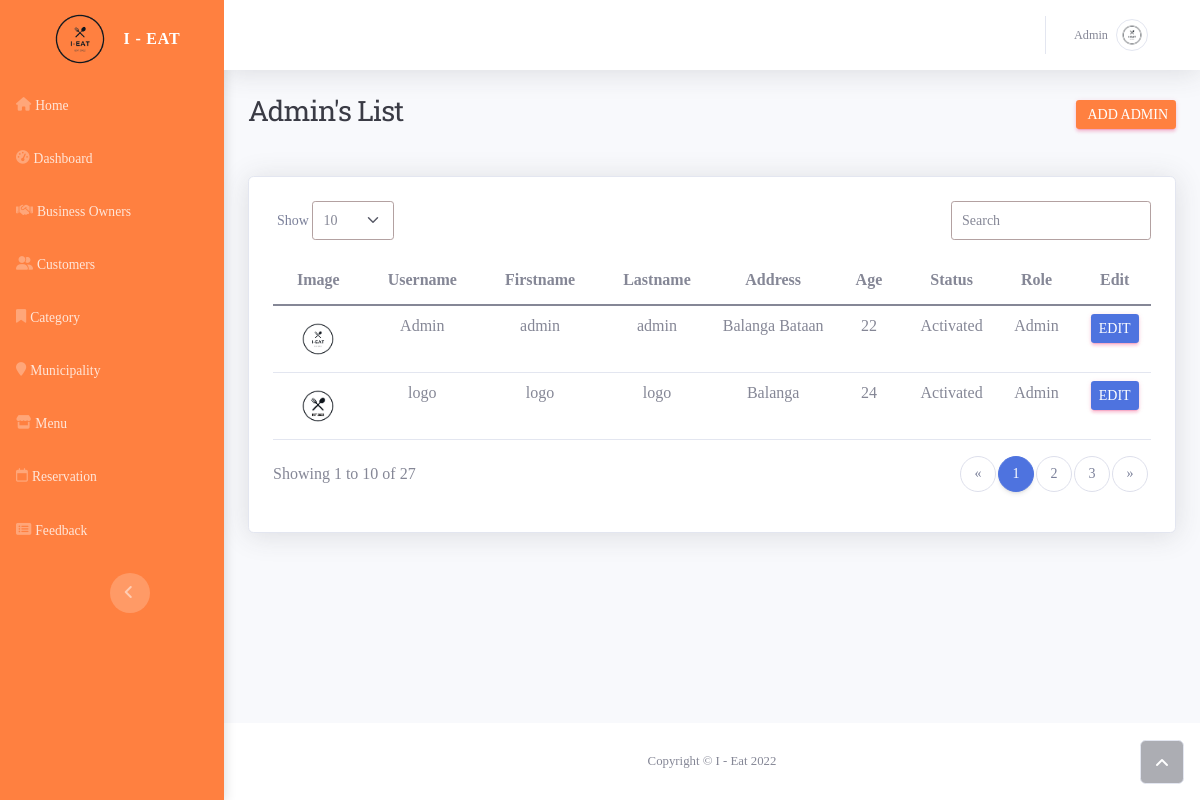
Screenshot of /admin/admin.php (signed in) with the database file from the repository.
### tables this page shows
CREATE TABLE `users` (
  `userid` int(11) NOT NULL,
  `name` varchar(255) NOT NULL,
  `email` varchar(255) NOT NULL,
  `firstname` varchar(255) NOT NULL,
  `lastname` varchar(255) NOT NULL,
  `age` tinyint(255) NOT NULL,
  `phonenumber` varchar(255) NOT NULL,
  `address` varchar(255) NOT NULL,
  `password` varchar(255) NOT NULL,
  `image` varchar(255) NOT NULL,
  `role_as` tinyint(4) NOT NULL DEFAULT 0,
  `status` tinyint(4) NOT NULL DEFAULT 0,
  `created_at` timestamp NOT NULL DEFAULT current_timestamp()
);

### functions/myfunctions.php (called while the page is built, shortened)
<?php
include('../config/dbcon.php');
function getAll($table)
{
    global $con;
    $query = "SELECT * FROM $table";
    return $query_run = mysqli_query($con, $query);
}
?>

### admin/admin.php (the view, shortened to what this page needs)
<?php
include('includes/header.php');
?>
    <div class="container-fluid">
        <div class="d-sm-flex justify-content-between align-items-center mb-4">
            <h3 class="text-dark mb-4">Admin's List</h3>
            <a class="btn btn-primary btn-sm d-none d-sm-inline-block" role="button" href="add-customer.php" style="background: rgb(255,128,64);border-style: none;"  id="addbtn">&nbsp;Add Admin</a>
        </div>
        <div class="card shadow" >
            <div class="card-body" id="customer_table" >
                <div class="row">
                    <div class="col-md-6 text-nowrap">
                        <div id="dataTable_length" class="dataTables_length" aria-controls="dataTable"><label class="form-label">Show&nbsp;<select class="d-inline-block form-select form-select-sm">
                                <option value="10" selected="">10</option>
                                </select>&nbsp;</label>
                        </div>
                    </div>
                    <div class="col-md-6">
                        <div class="text-md-end dataTables_filter" id="dataTable_filter"><label class="form-label"><input type="search" class="form-control form-control-sm" aria-controls="dataTable" placeholder="Search"></label></div>
                        </div>
                    </div>
                    <div class="table-responsive table mt-2" id="dataTable" role="grid" aria-describedby="dataTable_info">
                        <table class="table my-0" id="dataTable">
                            <thead style="text-align:center">
                                <tr>
                                    <th>Image</th>
                                    <th>Username</th>
                                    <th>Firstname</th>
                                    <th>Lastname</th>
                                    <th>Address</th>
                                    <th>Age</th>
                                    <th>Status</th>
                                    <th>Role</th>
                                    <th>Edit</th>
                                    </tr>
                                </thead>
                                <tbody style="text-align:center">
                                    <?php
                                        $users = getAll("users");
                                        if(mysqli_num_rows($users ) > 0)
                                        {
                                            foreach($users  as $item)
                                            {
                                            if($item['role_as'] == 1)
                                            {
                                                ?>
                                                    <tr>
                                                        <td><img src="../uploads/<?= $item['image']; ?>" width="50px" height="50px" alt="<?= $item['image']; ?>"></td>
                                                        <td><?= $item['name']; ?></td>
                                                        <td><?= $item['firstname']; ?></td>
                                                        <td><?= $item['lastname']; ?></td>
                                                        <td><?= $item['address']; ?></td>
                                                        <td><?= $item['age']; ?></td>
                                                        <td><?= $item['status']== '0'? "Activated":"Waiting"  ?></td>
                                                        <td><?= $item['role_as']== '0'? "User":"Admin"  ?></td>
                                                        <td>
                                                            <a href="edit-admin.php?id=<?= $item['userid']; ?>" class="btn btn-sm btn-primary">Edit</a>
                                                        </td>
                                                    </tr>
                                                <?php
                                            }
                                            }
                                        }
                                        else
                                        {
                                            echo "No records Found";
                                        }
                                    ?>
                                </tbody>
                        </table>
                    </div>
                    <div class="row">
                        <div class="col-md-6 align-self-center">
                            <p id="dataTable_info" class="dataTables_info" role="status" aria-live="polite">Showing 1 to 10 of 27</p>
                        </div>
                        <div class="col-md-6">
                            <nav class="d-lg-flex justify-content-lg-end dataTables_paginate paging_simple_numbers">
                                <ul class="pagination">
                                    <li class="page-item disabled"><a class="page-link" aria-label="Previous" href="#"><span aria-hidden="true">«</span></a></li>
                                    <li class="page-item active"><a class="page-link" href="#">1</a></li>
                                    <li class="page-item"><a class="page-link" href="#">2</a></li>
                                    <li class="page-item"><a class="page-link" href="#">3</a></li>
                                    <li class="page-item"><a class="page-link" aria-label="Next" href="#"><span aria-hidden="true">»</span></a></li>
                                </ul>
                            </nav>
                        </div>
                    </div>
                </div>
            </div>
        </div>
    </div>
<?php
include('includes/footer.php');
?>

### admin/form.css (style rules this page uses)
* { font-family: 'Tiro Kannada', serif; }
a { text-decoration: none; }

### admin/includes/header.php (style rules this page uses)
.form-control { border: 1px solid #b3a1a1 !important; padding: 8px 10px; }
.form-select { border: 1px solid #b3a1a1 !important; padding: 8px 10px; }

### rows the page displays
users: image (picture), name "Admin", firstname "admin", lastname "admin", address "Balanga Bataan", age "22", status "Activated", role_as "Admin"
users: image (picture), name "logo", firstname "logo", lastname "logo", address "Balanga", age "24", status "Activated", role_as "Admin"

### other values shown
$_SESSION['auth_user']['name'] "Admin"
